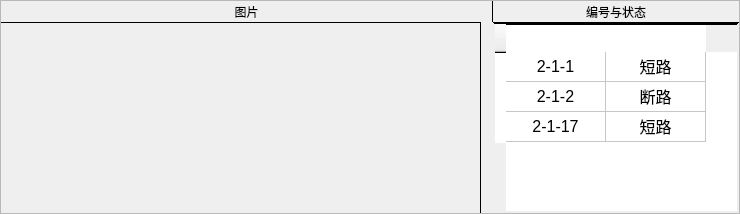
                        <widget class="QFrame" name="frame_32">
                         <property name="sizePolicy">
                          <sizepolicy hsizetype="Preferred" vsizetype="Preferred">
                           <horstretch>0</horstretch>
                           <verstretch>9</verstretch>
                          </sizepolicy>
                         </property>
                         <property name="styleSheet">
                          <string notr="true">#frame_32{
border:1px solid black;
border-left:none;
border-right:none;

}
</string>
                         </property>
                         <property name="frameShape">
                          <enum>QFrame::StyledPanel</enum>
                         </property>
                         <property name="frameShadow">
                          <enum>QFrame::Raised</enum>
                         </property>
                         <layout class="QHBoxLayout" name="horizontalLayout_40">
                          <property name="spacing">
                           <number>0</number>
                          </property>
                          <property name="leftMargin">
                           <number>0</number>
                          </property>
                          <property name="topMargin">
                           <number>0</number>
                          </property>
                          <property name="rightMargin">
                           <number>0</number>
                          </property>
                          <property name="bottomMargin">
                           <number>0</number>
                          </property>
                          <item>
                           <widget class="QFrame" name="frame_38">
                            <property name="sizePolicy">
                             <sizepolicy hsizetype="Preferred" vsizetype="Preferred">
                              <horstretch>4</horstretch>
                              <verstretch>0</verstretch>
                             </sizepolicy>
                            </property>
                            <property name="styleSheet">
                             <string notr="true">#frame_38{
	border:none;
}</string>
                            </property>
                            <property name="frameShape">
                             <enum>QFrame::StyledPanel</enum>
                            </property>
                            <property name="frameShadow">
                             <enum>QFrame::Raised</enum>
                            </property>
                            <layout class="QVBoxLayout" name="verticalLayout_15">
                             <property name="spacing">
                              <number>0</number>
                             </property>
                             <property name="leftMargin">
                              <number>0</number>
                             </property>
                             <property name="topMargin">
                              <number>0</number>
                             </property>
                             <property name="rightMargin">
                              <number>0</number>
                             </property>
                             <property name="bottomMargin">
                              <number>0</number>
                             </property>
                             <item>
                              <widget class="QPushButton" name="pushButton_8">
                               <property name="sizePolicy">
                                <sizepolicy hsizetype="Minimum" vsizetype="Expanding">
                                 <horstretch>3</horstretch>
                                 <verstretch>1</verstretch>
                                </sizepolicy>
                               </property>
                               <property name="styleSheet">
                                <string notr="true">border:none;
font: 18pt &quot;华文中宋&quot;;
border-right:1px solid;</string>
                               </property>
                               <property name="text">
                                <string>图片</string>
                               </property>
                              </widget>
                             </item>
                             <item>
                              <widget class="QLabel" name="label_show">
                               <property name="enabled">
                                <bool>true</bool>
                               </property>
                               <property name="sizePolicy">
                                <sizepolicy hsizetype="Preferred" vsizetype="Expanding">
                                 <horstretch>3</horstretch>
                                 <verstretch>9</verstretch>
                                </sizepolicy>
                               </property>
                               <property name="minimumSize">
                                <size>
                                 <width>480</width>
                                 <height>0</height>
                                </size>
                               </property>
                               <property name="maximumSize">
                                <size>
                                 <width>480</width>
                                 <height>16777215</height>
                                </size>
                               </property>
                               <property name="styleSheet">
                                <string notr="true">border:1px solid black;
border-left:none;
border-bottom:none;</string>
                               </property>
                               <property name="text">
                                <string/>
                               </property>
                               <property name="scaledContents">
                                <bool>true</bool>
                               </property>
                              </widget>
                             </item>
                            </layout>
                           </widget>
                          </item>
                          <item>
                           <widget class="QFrame" name="frame_55">
                            <property name="sizePolicy">
                             <sizepolicy hsizetype="Preferred" vsizetype="Preferred">
                              <horstretch>2</horstretch>
                              <verstretch>0</verstretch>
                             </sizepolicy>
                            </property>
                            <property name="styleSheet">
                             <string notr="true">#frame_55{
	border:none;
}</string>
                            </property>
                            <property name="frameShape">
                             <enum>QFrame::StyledPanel</enum>
                            </property>
                            <property name="frameShadow">
                             <enum>QFrame::Raised</enum>
                            </property>
                            <layout class="QVBoxLayout" name="verticalLayout_24">
                             <property name="spacing">
                              <number>0</number>
                             </property>
                             <property name="leftMargin">
                              <number>0</number>
                             </property>
                             <property name="topMargin">
                              <number>0</number>
                             </property>
                             <property name="rightMargin">
                              <number>0</number>
                             </property>
                             <property name="bottomMargin">
                              <number>0</number>
                             </property>
                             <item>
                              <widget class="QFrame" name="frame_56">
                               <property name="sizePolicy">
                                <sizepolicy hsizetype="Preferred" vsizetype="Preferred">
                                 <horstretch>1</horstretch>
                                 <verstretch>0</verstretch>
                                </sizepolicy>
                               </property>
                               <property name="styleSheet">
                                <string notr="true">#frame_56{
	border:none;
}</string>
                               </property>
                               <property name="frameShape">
                                <enum>QFrame::StyledPanel</enum>
                               </property>
                               <property name="frameShadow">
                                <enum>QFrame::Raised</enum>
                               </property>
                               <layout class="QVBoxLayout" name="verticalLayout_17">
                                <property name="spacing">
                                 <number>0</number>
                                </property>
                                <property name="leftMargin">
                                 <number>0</number>
                                </property>
                                <property name="topMargin">
                                 <number>0</number>
                                </property>
                                <property name="rightMargin">
                                 <number>0</number>
                                </property>
                                <property name="bottomMargin">
                                 <number>0</number>
                                </property>
                                <item>
                                 <widget class="QPushButton" name="pushButton_16">
                                  <property name="sizePolicy">
                                   <sizepolicy hsizetype="Minimum" vsizetype="Expanding">
                                    <horstretch>1</horstretch>
                                    <verstretch>1</verstretch>
                                   </sizepolicy>
                                  </property>
                                  <property name="styleSheet">
                                   <string notr="true">border:none;
font: 18pt &quot;华文中宋&quot;;</string>
                                  </property>
                                  <property name="text">
                                   <string>编号与状态</string>
                                  </property>
                                 </widget>
                                </item>
                                <item>
                                 <widget class="QFrame" name="frame_174">
                                  <property name="sizePolicy">
                                   <sizepolicy hsizetype="Preferred" vsizetype="Preferred">
                                    <horstretch>0</horstretch>
                                    <verstretch>9</verstretch>
                                   </sizepolicy>
                                  </property>
                                  <property name="styleSheet">
                                   <string notr="true">border-top:1px solid black;
font: 14pt &quot;Microsoft New Tai Lue&quot;;</string>
                                  </property>
                                  <property name="frameShape">
                                   <enum>QFrame::StyledPanel</enum>
                                  </property>
                                  <property name="frameShadow">
                                   <enum>QFrame::Raised</enum>
                                  </property>
                                  <layout class="QHBoxLayout" name="horizontalLayout_136">
                                   <property name="spacing">
                                    <number>0</number>
                                   </property>
                                   <property name="leftMargin">
                                    <number>0</number>
                                   </property>
                                   <property name="topMargin">
                                    <number>0</number>
                                   </property>
                                   <property name="rightMargin">
                                    <number>0</number>
                                   </property>
                                   <property name="bottomMargin">
                                    <number>0</number>
                                   </property>
                                   <item>
                                    <widget class="QTableWidget" name="tableWidget_2">
                                     <property name="sizePolicy">
                                      <sizepolicy hsizetype="Expanding" vsizetype="Expanding">
                                       <horstretch>1</horstretch>
                                       <verstretch>0</verstretch>
                                      </sizepolicy>
                                     </property>
                                     <property name="styleSheet">
                                      <string notr="true">QHeaderView::section { background-color: white; color: white; border: 0px; }</string>
                                     </property>
                                     <row>
                                      <property name="text">
                                       <string>1</string>
                                      </property>
                                     </row>
                                     <row>
                                      <property name="text">
                                       <string>2</string>
                                      </property>
                                     </row>
                                     <row>
                                      <property name="text">
                                       <string>3</string>
                                      </property>
                                     </row>
                                     <column>
                                      <property name="text">
                                       <string>编号</string>
                                      </property>
                                      <property name="font">
                                       <font>
                                        <pointsize>12</pointsize>
                                       </font>
                                      </property>
                                      <property name="textAlignment">
                                       <set>AlignCenter</set>
                                      </property>
                                     </column>
                                     <column>
                                      <property name="text">
                                       <string>状态</string>
                                      </property>
                                      <property name="font">
                                       <font>
                                        <pointsize>12</pointsize>
                                       </font>
                                      </property>
                                      <property name="textAlignment">
                                       <set>AlignCenter</set>
                                      </property>
                                     </column>
                                     <item row="0" column="0">
                                      <property name="text">
                                       <string>2-1-1</string>
                                      </property>
                                      <property name="font">
                                       <font>
                                        <pointsize>12</pointsize>
                                       </font>
                                      </property>
                                      <property name="textAlignment">
                                       <set>AlignCenter</set>
                                      </property>
                                     </item>
                                     <item row="0" column="1">
                                      <property name="text">
                                       <string>短路</string>
                                      </property>
                                      <property name="font">
                                       <font>
                                        <pointsize>12</pointsize>
                                       </font>
                                      </property>
                                      <property name="textAlignment">
                                       <set>AlignCenter</set>
                                      </property>
                                     </item>
                                     <item row="1" column="0">
                                      <property name="text">
                                       <string>2-1-2</string>
                                      </property>
                                      <property name="font">
                                       <font>
                                        <pointsize>12</pointsize>
                                       </font>
                                      </property>
                                      <property name="textAlignment">
                                       <set>AlignCenter</set>
                                      </property>
                                     </item>
                                     <item row="1" column="1">
                                      <property name="text">
                                       <string>断路</string>
                                      </property>
                                      <property name="font">
                                       <font>
                                        <pointsize>12</pointsize>
                                       </font>
                                      </property>
                                      <property name="textAlignment">
                                       <set>AlignCenter</set>
                                      </property>
                                     </item>
                                     <item row="2" column="0">
                                      <property name="text">
                                       <string>2-1-17</string>
                                      </property>
                                      <property name="font">
                                       <font>
                                        <pointsize>12</pointsize>
                                       </font>
                                      </property>
                                      <property name="textAlignment">
                                       <set>AlignCenter</set>
                                      </property>
                                     </item>
                                     <item row="2" column="1">
                                      <property name="text">
                                       <string>短路</string>
                                      </property>
                                      <property name="font">
                                       <font>
                                        <pointsize>12</pointsize>
                                       </font>
                                      </property>
                                      <property name="textAlignment">
                                       <set>AlignCenter</set>
                                      </property>
                                     </item>
                                    </widget>
                                   </item>
                                  </layout>
                                 </widget>
                                </item>
                               </layout>
                              </widget>
                             </item>
                             <item>
                              <widget class="QFrame" name="frame_57">
                               <property name="sizePolicy">
                                <sizepolicy hsizetype="Preferred" vsizetype="Preferred">
                                 <horstretch>1</horstretch>
                                 <verstretch>0</verstretch>
                                </sizepolicy>
                               </property>
                               <property name="styleSheet">
                                <string notr="true">#frame_57{
	border:none;
}</string>
                               </property>
                               <property name="frameShape">
                                <enum>QFrame::StyledPanel</enum>
                               </property>
                               <property name="frameShadow">
                                <enum>QFrame::Raised</enum>
                               </property>
                               <layout class="QVBoxLayout" name="verticalLayout_16">
                                <property name="spacing">
                                 <number>0</number>
                                </property>
                                <property name="leftMargin">
                                 <number>0</number>
                                </property>
                                <property name="topMargin">
                                 <number>0</number>
                                </property>
                                <property name="rightMargin">
                                 <number>0</number>
                                </property>
                                <property name="bottomMargin">
                                 <number>0</number>
                                </property>
                               </layout>
                              </widget>
                             </item>
                            </layout>
                           </widget>
                          </item>
                         </layout>
                        </widget>
